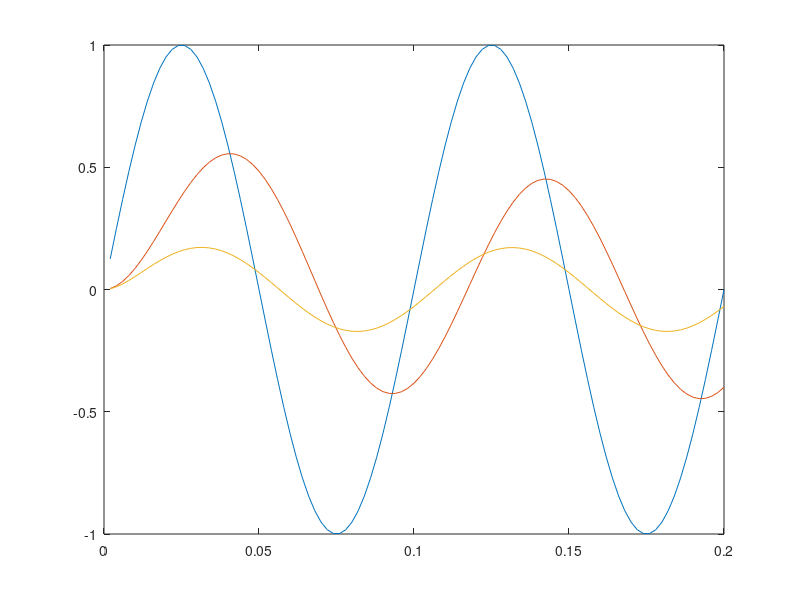

Source code (MATLAB):
% 1st-order Butterworth - fc 10 Hz at fs 1000 Hz
nmax = 100;
n = (1:nmax);
fs = 500;
f = 10;
t = n / fs;
x = sin(2*pi*f*n/fs);

% real coefficients (butter(1,0.02)
a0 = 0.0305; 
a1 = a0;
b0 = 1;
b1 = -0.9391;
x1 = 0; y1 = 0;
for i = 1:nmax
    x0 = x(i);
    y0 = a0 * x0 + a1 * x1 - b1 * y1;
    y(i) = y0;
    x1 = x0; y1 = y0;
end;

% 14 bits fraction
a0 = 500; 
a1 = a0;
b0 = 16384;
b1 = -15386;
x1 = 0; y1 = 0;
for i = 1:nmax
    x0 = x(i);
    y0 = (a0 * x0 + a1 * x1 - b1 * y1) / 16384;
    y(i) = y0;
    x1 = x0; y1 = y0;
end;

% 14 bits fraction, approximated to powers of 2
% a0 = 256 + 128 + 64 + 32; % 480
% a0 = 256 + 128 + 64; % 448
a0 = 256 + 128; % 384
a1 = a0;
b0 = 16384;
% b1 = -(8192 + 4096 + 2048 + 1024); % 15360
% b1 = -(8192 + 4096 + 2048); % 14336
b1 = -(8192 + 4096); % 12288
x1 = 0; y1 = 0;
for i = 1:nmax
    x0 = x(i);
    y0 = (a0 * x0 + a1 * x1 - b1 * y1) / 16384;
    z(i) = y0;
    x1 = x0; y1 = y0;
end;
figure ; plot(t,[x',y',z']);
